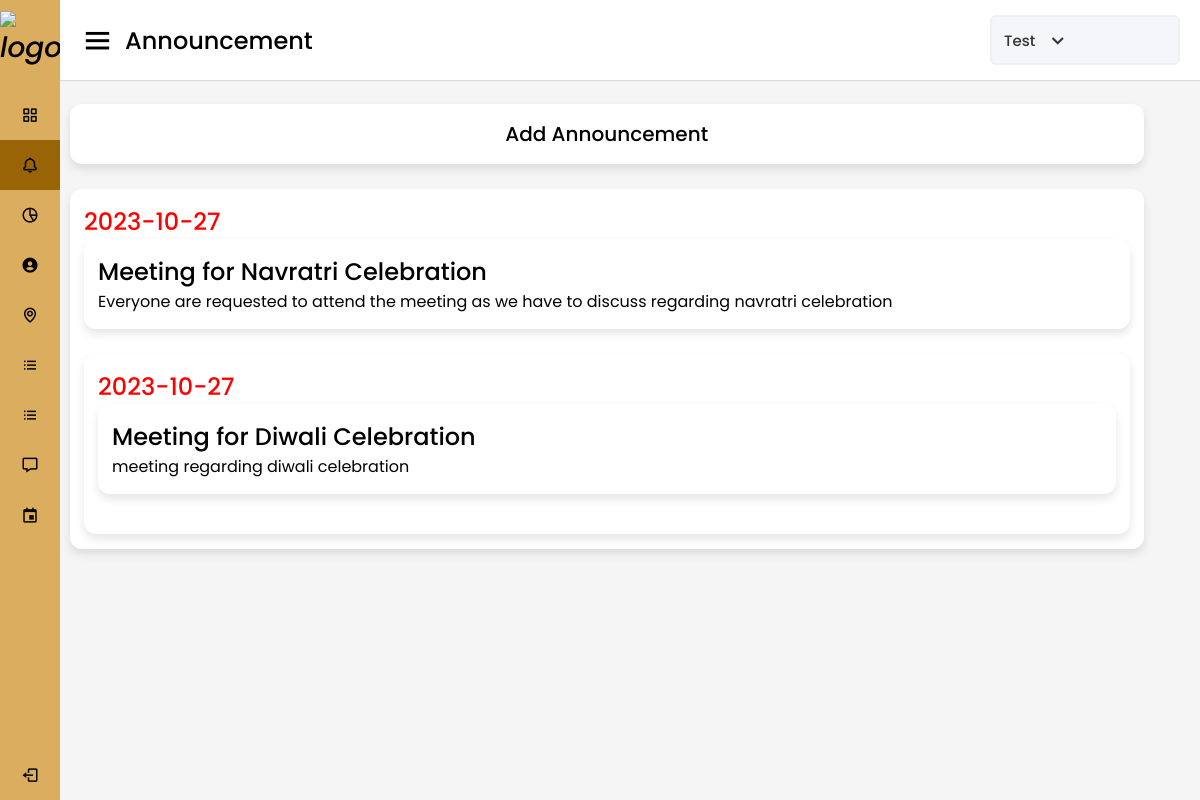
The app's page /admin/Announcement/admin_annou.php (signed in) with its own data.
### tables this page shows
CREATE TABLE `announcement` (
  `announcement_id` int(11) NOT NULL,
  `announcement_subject` varchar(250) NOT NULL,
  `announcement_text` text NOT NULL,
  `announcement_status` int(1) NOT NULL,
  `created_at` date DEFAULT current_timestamp()
);

### admin/Announcement/connection.php (called while the page is built)
<?php
Class Connection
  {
    public PDO $pdo;
    public function __construct()
    {
            $this->pdo =new PDO('mysql:server=localhost;dbname=hms', 'root', '');
            $this->pdo->setAttribute(PDO::ATTR_ERRMODE, PDO::ERRMODE_EXCEPTION);
    }
    public function getannouncements()
    {
            $statement=$this->pdo->prepare("SELECT * FROM announcement ORDER BY created_at DESC");
            $statement->execute();
            return $statement->fetchAll(PDO::FETCH_ASSOC);
    }
}
return new Connection();

### admin/Announcement/admin_annou.php (the view, shortened to what this page needs)
<?php
  require_once("Connection.php");
  $connection = new Connection();
$announcements= $connection ->getannouncements();
?>
<!DOCTYPE html>
<html lang="en" dir="ltr">
<head>
    <link rel="stylesheet" href="admin_annou.css">
    <link href='https://unpkg.com/boxicons@2.0.7/css/boxicons.min.css' rel='stylesheet'>
</head>
<body>
    <div class="sidebar">
        <div class="logo-details">
            <i><img src="1.png" alt="logo" width="80px" height="80px"></i>
            <span class="logo_name">HMS</span>
        </div>
        <ul class="nav-links">
            <li>
                <a href="../Dashboard/admin.php">
                    <i class='bx bx-grid-alt'></i>
                    <span class="links_name">Dashboard</span>
                </a>
            </li>
            <li>
                <a href="admin_annou.php" class="active">
                    <i class='bx bx-bell'></i>
                    <span class="links_name">Announcement</span>
                </a>
            </li>
            <li>
                <a href="../Bill/index.php">
                    <i class='bx bx-pie-chart-alt-2'></i>
                    <span class="links_name">Maintainence Bill</span>
                </a>
            </li>
            <li>
                <a href="../Home_Services/home_ser.php">
                    <i class='bx bxs-user-circle'></i>
                    <span class="links_name">Home Services</span>
                </a>
            </li>
            <li>
                <a href="../Neighbourhood/admin_neigh.php">
                    <i class='bx bx-map'></i>
                    <span class="links_name">Neighbourhood</span>
                </a>
            </li>
            <li>
                <a href="../Members/index.php">
                    <i class='bx bx-list-ul'></i>
                    <span class="links_name">Members</span>
                </a>
            </li>
            <li>
                <a href="../Members/staff/index.php">
                    <i class='bx bx-list-ul'></i>
                    <span class="links_name">Staff</span>
                </a>
            </li>
            <li>
                <a href="https://discord.gg/ytmJWCjyHZ" target="_blank">
                    <i class='bx bx-message'></i>
                    <span class="links_name">Chat Box</span>
                </a>
            </li>
            <li>
                <a href="../Event_calender/admin_event.php">
                    <i class='bx bx-calendar-event'></i>
                    <span class="links_name">Events</span>
                </a>
            </li>
            <li class="log_out">
                <a href="../../logout.php">
                    <i class='bx bx-log-out'></i>
                    <span class="links_name">Log out</span>
                </a>
            </li>
        </ul>
    </div>
    <section class="home-section">
        <nav>
            <div class="sidebar-button">
                <i class='bx bx-menu sidebarBtn'></i>
                <span class="Announcement">Announcement</span>
            </div>
            <div class="profile-details">
                <span class="admin_name"><?php echo $_SESSION["username"]; ?></span>
                <i class='bx bx-chevron-down'></i>
            </div>
        </nav>
        <div class="home-content">
            <div class="content-box">
                <div class="day" id="add-day">
                    <a href="#modalDialog" class="add-announce" id="mbtn" >
                        <div class="add-announce-box">
                            Add Announcement
                        </div>
                    </a>
                </div><br>
                <?php foreach ($announcements as $announcement): ?>
                <div class="day">
                    <div class="title"><?php echo $announcement['created_at']?></div>
                    <div class="announce">
                        <div class="annou-title"><?php echo $announcement['announcement_subject']?></div>
                        <?php echo $announcement['announcement_text']?>
                    </div>
                    <br>
                <?php endforeach; ?>
            </div>
        </div>
    </div>
    </section>
    <link rel="stylesheet" href="style.css">
</body>
</html>

### admin/Announcement/admin_annou.css (style rules this page uses)
* { margin: 0; padding: 0; box-sizing: border-box; font-family: "Poppins", sans-serif; }
.sidebar { position: fixed; height: 100%; width: 240px; background: #dbae5f; transition: all 0.5s ease; }
.sidebar .logo-details { height: 80px; display: flex; align-items: center; }
.sidebar .logo-details i { font-size: 28px; font-weight: 500; color: rgb(3, 1, 1); min-width: 60px; text-align: center; }
.sidebar .logo-details .logo_name { color: rgb(3, 1, 1); font-size: 24px; font-weight: 500; }
.sidebar .nav-links { margin-top: 10px; }
.sidebar .nav-links li { position: relative; list-style: none; height: 50px; }
.sidebar .nav-links li a { height: 100%; width: 100%; display: flex; align-items: center; text-decoration: none; transition: all 0.4s ease; }
.sidebar .nav-links li a.active { background: #996406; }
.sidebar .nav-links li i { min-width: 60px; text-align: center; font-size: 18px; color: rgb(3, 1, 1); }
.sidebar .nav-links li a .links_name { color: rgb(3, 1, 1); font-size: 15px; font-weight: 400; white-space: nowrap; }
.sidebar .nav-links .log_out { position: absolute; bottom: 0; width: 100%; }
.home-section { position: relative; background: #f5f5f5; min-height: 100vh; width: calc(100% - 240px); left: 240px; transition: all 0.5s ease; }
.home-section nav { display: flex; justify-content: space-between; height: 80px; background: #fff; display: flex; align-items: center; position: fixed; width: calc(100% - 240px); left: 240px; z-index: 100; padding: 0 20px; box-shadow: 0 1px 1px rgba(0, 0, 0, 0.1); transition: all 0.5s ease; }
.home-section nav .sidebar-button { display: flex; align-items: center; font-size: 24px; font-weight: 500; }
nav .sidebar-button i { font-size: 35px; margin-right: 10px; }
.home-section nav .profile-details { display: flex; align-items: center; background: #f5f6fa; border: 2px solid #efeef1; border-radius: 6px; height: 50px; min-width: 190px; padding: 0 15px 0 2px; }
nav .profile-details .admin_name { font-size: 15px; font-weight: 500; color: #333; margin: 0 10px; white-space: nowrap; }
nav .profile-details i { font-size: 25px; color: #333; }
.home-section .home-content { position: relative; margin-left: 10px; padding-top: 104px; }
.home-content .content-box { display: flex-box; width: 95%; }
.home-content .content-box .day { border-radius: 12px; box-shadow: 0 5px 10px rgba(0, 0, 0, 0.1); background: #fff; padding: 15px 14px; }
.day .add-announce { text-decoration: none; color: black; font-size: 20px; font-weight: 500; }
.add-announce .add-announce-box { text-align: center; }
.day .title { font-size: 24px; font-weight: 500; color: #FF0000; }
.day .annou-title { font-size: 24px; font-weight: 500; }
.day .announce { border-radius: 12px; box-shadow: 0 5px 10px rgba(0, 0, 0, 0.1); background: #fff; padding: 15px 14px; transition: transform .5s; }
@media (max-width: 1240px) { .sidebar { width: 60px; } }
@media (max-width: 1240px) { .home-section { width: calc(100% - 60px); left: 60px; } }
@media (max-width: 1240px) { .home-section nav { width: calc(100% - 60px); left: 60px; } }

### records on screen
announcement: created_at "2023-10-27", announcement_subject "Meeting for Navratri Celebration", announcement_text "Everyone are requested to attend the meeting as we have to discuss regarding navratri celebration"
announcement: created_at "2023-10-27", announcement_subject "Meeting for Diwali Celebration", announcement_text "meeting regarding diwali celebration"

### other values on screen
$_SESSION["username"] "Test"
